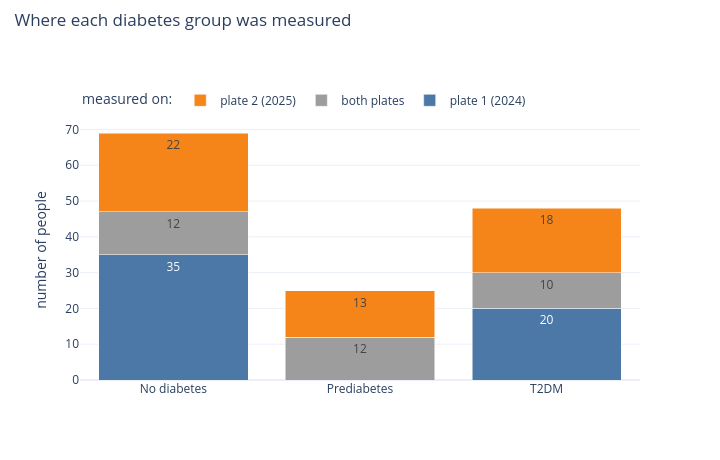

Notebook cell for this chart:
### Code cell
groups = ["No diabetes", "Prediabetes", "T2DM"]
plates = ["plate 1 (2024)", "both plates", "plate 2 (2025)"]
colours = {"plate 1 (2024)": "#4C78A8", "both plates": "#9D9D9D", "plate 2 (2025)": "#F58518"}

fig = go.Figure()
for p in plates:
    counts = [table.loc[g, p] for g in groups]
    fig.add_bar(name=p, x=groups, y=counts, marker_color=colours[p],
                text=[c if c > 0 else "" for c in counts], textposition="inside")
fig.update_layout(
    barmode="stack", template="plotly_white", width=720, height=460,
    title=dict(text="Where each diabetes group was measured", x=0.02, y=0.97),
    yaxis_title="number of people",
    legend=dict(title="measured on:", orientation="h", yanchor="bottom", y=1.02, xanchor="left", x=0),
    margin=dict(t=120),
)
fig.show()

### Figure 1 — Plotly figure (JSON) as saved in the notebook; plotly's stock layout.template omitted (floating-point values rounded to 4 significant figures)
{"data": [{"marker": {"color": "#4C78A8"}, "name": "plate 1 (2024)", "text": ["35", "", "20"], "textposition": "inside", "type": "bar", "x": ["No diabetes", "Prediabetes", "T2DM"], "y": [35, 0, 20]}, {"marker": {"color": "#9D9D9D"}, "name": "both plates", "text": ["12", "12", "10"], "textposition": "inside", "type": "bar", "x": ["No diabetes", "Prediabetes", "T2DM"], "y": [12, 12, 10]}, {"marker": {"color": "#F58518"}, "name": "plate 2 (2025)", "text": ["22", "13", "18"], "textposition": "inside", "type": "bar", "x": ["No diabetes", "Prediabetes", "T2DM"], "y": [22, 13, 18]}], "layout": {"barmode": "stack", "height": 460, "legend": {"orientation": "h", "title": {"text": "measured on:"}, "x": 0, "xanchor": "left", "y": 1.02, "yanchor": "bottom"}, "margin": {"t": 120}, "title": {"text": "Where each diabetes group was measured", "x": 0.02, "y": 0.97}, "width": 720, "yaxis": {"title": {"text": "number of people"}}}}
